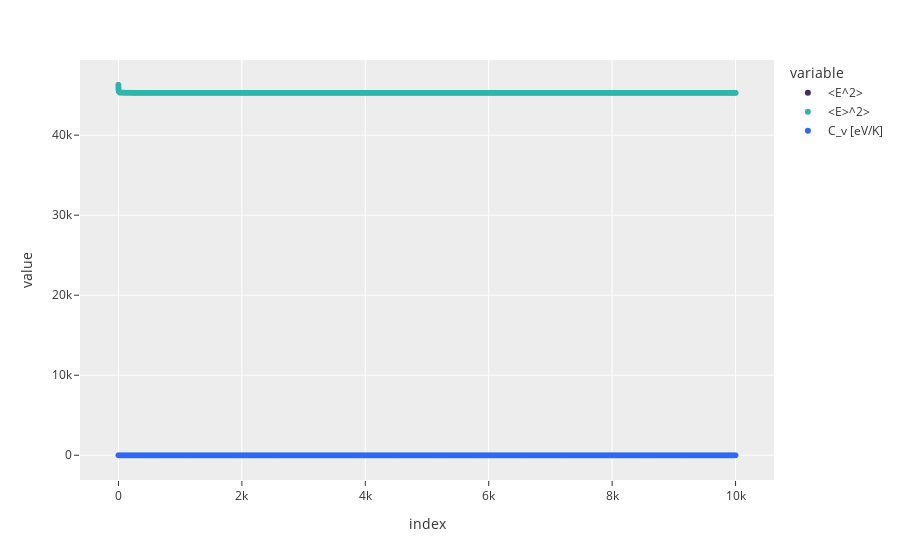

Notebook code cell kept with this figure:
### Code cell
import plotly.express as px

px.scatter(df)

### Figure 1 — Plotly figure (JSON) as saved in the notebook; plotly's stock layout.template omitted (floating-point values rounded to 4 significant figures; data arrays with more than 128 entries replaced by an {"elided": "..."} marker saying what was removed)
{"data": [{"hovertemplate": "variable=<E^2><br>index=%{x}<br>value=%{y}<extra></extra>", "legendgroup": "<E^2>", "marker": {"color": "#4C265F", "symbol": "circle"}, "mode": "markers", "name": "<E^2>", "showlegend": true, "type": "scattergl", "x": {"elided": "10001 int values"}, "xaxis": "x", "y": {"elided": "10001 float values"}, "yaxis": "y"}, {"hovertemplate": "variable=<E>^2><br>index=%{x}<br>value=%{y}<extra></extra>", "legendgroup": "<E>^2>", "marker": {"color": "#2FB5AB", "symbol": "circle"}, "mode": "markers", "name": "<E>^2>", "showlegend": true, "type": "scattergl", "x": {"elided": "10001 int values"}, "xaxis": "x", "y": {"elided": "10001 float values"}, "yaxis": "y"}, {"hovertemplate": "variable=C_v [eV/K]<br>index=%{x}<br>value=%{y}<extra></extra>", "legendgroup": "C_v [eV/K]", "marker": {"color": "#2C68FC", "symbol": "circle"}, "mode": "markers", "name": "C_v [eV/K]", "showlegend": true, "type": "scattergl", "x": {"elided": "10001 int values"}, "xaxis": "x", "y": {"elided": "10001 float values"}, "yaxis": "y"}], "layout": {"legend": {"title": {"text": "variable"}, "tracegroupgap": 0}, "margin": {"t": 60}, "xaxis": {"anchor": "y", "domain": [0, 1], "title": {"text": "index"}}, "yaxis": {"anchor": "x", "domain": [0, 1], "title": {"text": "value"}}}}
